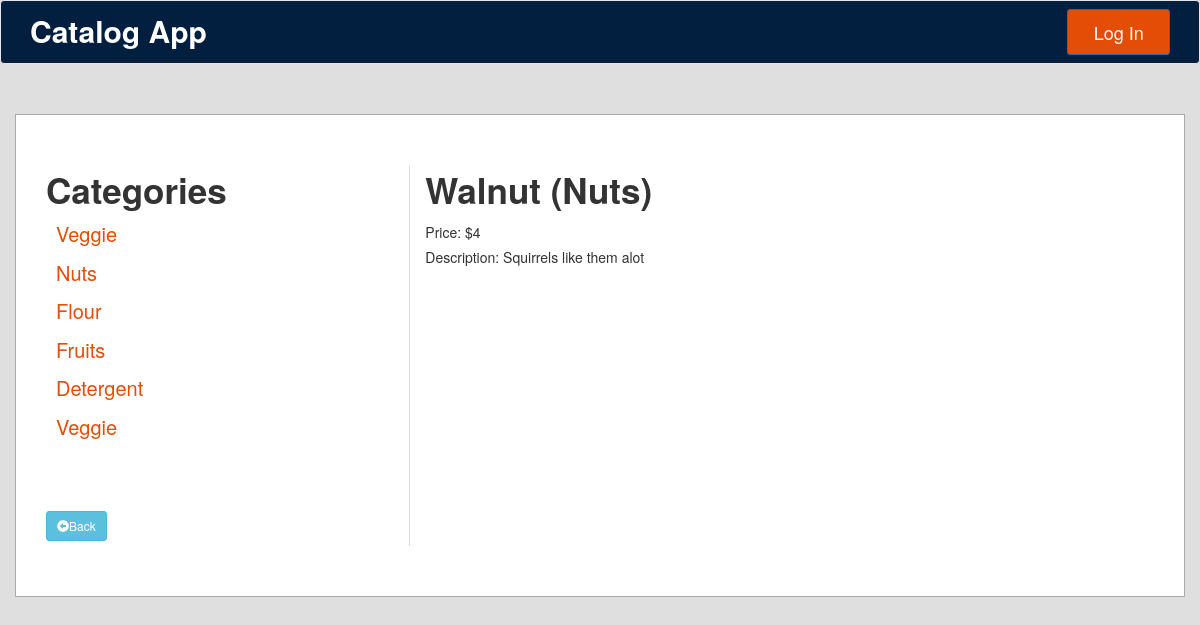
The app's page /categories/2/item/9/ with its own data.
### database_setup.py (models this page shows, shortened)
class Category(Base):
    __tablename__ = 'category'
    id = Column(Integer, primary_key=True)
    name = Column(String(250), nullable=False)
    user_id = Column(Integer, ForeignKey('user.id'))
    user = relationship(User)

class CatalogItem(Base):
    __tablename__ = 'catalog_item'
    name = Column(String(80), nullable=False)
    id = Column(Integer, primary_key=True)
    description = Column(String(250))
    price = Column(String(8))
    category_id = Column(Integer, ForeignKey('category.id'))
    category = relationship(
        "Category", backref=backref("catalog_items", cascade="all, delete"))
    user_id = Column(Integer, ForeignKey('user.id'))
    user = relationship(User)

### application.py (the view)
@app.route('/categories/<int:category_id>/item/<int:catalog_item_id>/')
def showCatalogItemDescription(category_id, catalog_item_id):
    extracted_categories = session.query(Category).all()
    category = session.query(Category).filter_by(id=category_id).one()
    item = session.query(CatalogItem).filter_by(id=catalog_item_id).one()
    return render_template('catalogitemdescription.html',
                           item=item,
                           selected_grocery=category,
                           groceries=extracted_categories)

### templates/catalogitemdescription.html (shortened to what this page needs)
{% extends "main.html" %}
{% block categories %}
Categories
{% for groceryitem in groceries %}
    <li class="category-link"><a href="{{url_for('showCatalogItems', category_id=groceryitem.id)}}"> {{groceryitem.name | title}} </a></li>
{% endfor %}
<br>
<a href="{{url_for('showCatalogItems', category_id = selected_grocery.id)}}" class="btn btn-info btn-sm"><span class="glyphicon glyphicon-circle-arrow-left"></span>Back</a>
{% endblock %}
{% block grocerycatalogitems %}
{{item.name | title}} ({{item.category.name | title}})
<br>
<h5>Price: ${{item.price}}</h5>
<h5>Description: {{item.description}}</h5>
{% endblock %}

### static/css/styles.css (style rules this page uses)
body { background-color: #dfdfdf; }
li a, .category-link { font-size: 20px; padding: 5px; list-style-type: none; text-decoration: none; }
li a:link { color: #E34D06; text-decoration: none; font-weight: normal; }

### records on screen
Category: name "Veggie"
Category: name "Nuts", category.name "Nuts"
Category: name "Flour"
Category: name "Fruits"
Category: name "Detergent"
Category: name "Veggie"
CatalogItem: name "Walnut", price "4", description "Squirrels like them alot"
